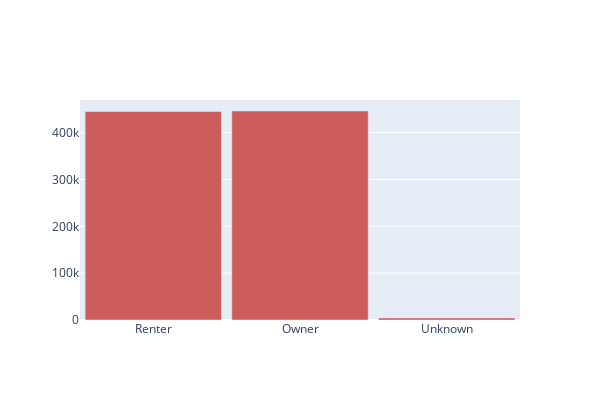

Notebook code cell kept with this figure:
### Markdown cell above
### Visualize Rent/Owned

### Code cell
fig = go.Figure(data=[go.Bar(x=['Renter', 'Owner', 'Unknown'], 
                             y=[femaDf['ownRent'].value_counts()['Renter'], 
                                femaDf['ownRent'].value_counts()['Owner'],
                                femaDf['ownRent'].value_counts()['Unknown']], 
                                marker_color='indianred')])
fig.update_layout(bargap=0.07, width=600, height=400)

### Figure 1 — Plotly figure (JSON) as saved in the notebook; plotly's stock layout.template omitted (floating-point values rounded to 4 significant figures)
{"data": [{"marker": {"color": "indianred"}, "type": "bar", "x": ["Renter", "Owner", "Unknown"], "y": [445029, 446145, 4338]}], "layout": {"bargap": 0.07, "height": 400, "width": 600}}
